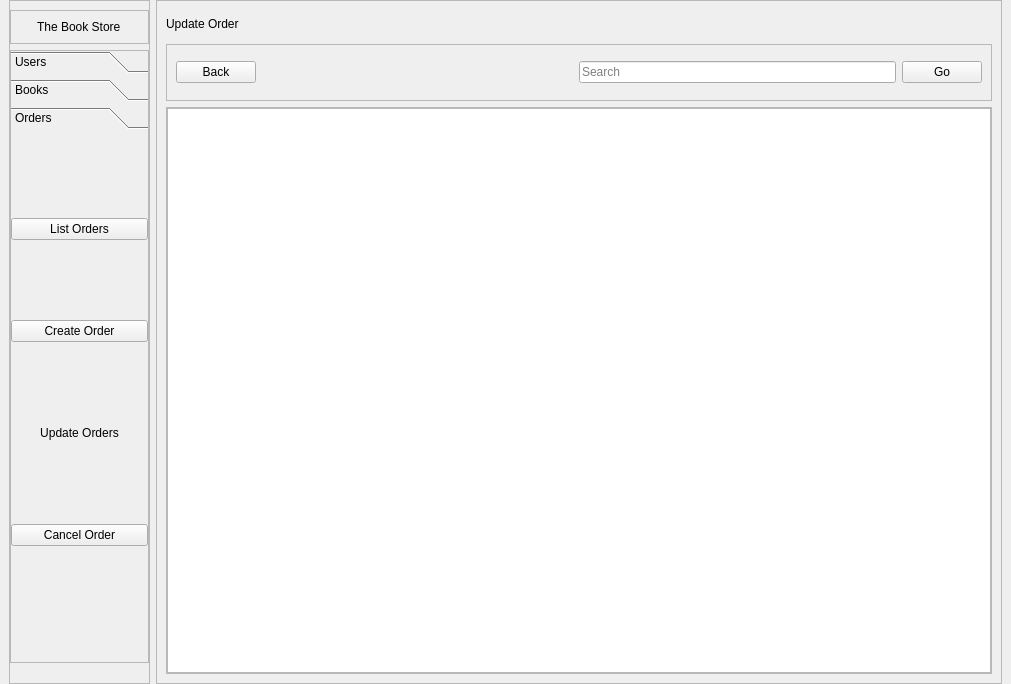
<?xml version="1.0" encoding="UTF-8"?>
<ui version="4.0">
 <class>MainWindow</class>
 <widget class="QMainWindow" name="MainWindow">
  <property name="geometry">
   <rect>
    <x>0</x>
    <y>0</y>
    <width>1011</width>
    <height>684</height>
   </rect>
  </property>
  <property name="windowTitle">
   <string>MainWindow</string>
  </property>
  <widget class="QWidget" name="centralwidget">
   <layout class="QHBoxLayout" name="horizontalLayout" stretch="1,6">
    <property name="topMargin">
     <number>0</number>
    </property>
    <property name="bottomMargin">
     <number>0</number>
    </property>
    <item>
     <widget class="QFrame" name="frame">
      <property name="frameShape">
       <enum>QFrame::StyledPanel</enum>
      </property>
      <property name="frameShadow">
       <enum>QFrame::Raised</enum>
      </property>
      <layout class="QVBoxLayout" name="verticalLayout">
       <property name="leftMargin">
        <number>0</number>
       </property>
       <property name="rightMargin">
        <number>0</number>
       </property>
       <property name="bottomMargin">
        <number>20</number>
       </property>
       <item>
        <widget class="QFrame" name="frame_3">
         <property name="frameShape">
          <enum>QFrame::StyledPanel</enum>
         </property>
         <property name="frameShadow">
          <enum>QFrame::Raised</enum>
         </property>
         <layout class="QHBoxLayout" name="horizontalLayout_2">
          <item alignment="Qt::AlignHCenter">
           <widget class="QLabel" name="l_storetitle">
            <property name="text">
             <string>The Book Store</string>
            </property>
           </widget>
          </item>
         </layout>
        </widget>
       </item>
       <item>
        <widget class="QFrame" name="frame_4">
         <property name="sizePolicy">
          <sizepolicy hsizetype="Preferred" vsizetype="Expanding">
           <horstretch>0</horstretch>
           <verstretch>0</verstretch>
          </sizepolicy>
         </property>
         <property name="frameShape">
          <enum>QFrame::StyledPanel</enum>
         </property>
         <property name="frameShadow">
          <enum>QFrame::Raised</enum>
         </property>
         <layout class="QHBoxLayout" name="horizontalLayout_3">
          <property name="leftMargin">
           <number>0</number>
          </property>
          <property name="topMargin">
           <number>0</number>
          </property>
          <property name="rightMargin">
           <number>0</number>
          </property>
          <property name="bottomMargin">
           <number>30</number>
          </property>
          <item>
           <widget class="QToolBox" name="tb_sidemenu">
            <property name="sizePolicy">
             <sizepolicy hsizetype="Preferred" vsizetype="Preferred">
              <horstretch>0</horstretch>
              <verstretch>0</verstretch>
             </sizepolicy>
            </property>
            <property name="currentIndex">
             <number>2</number>
            </property>
            <widget class="QWidget" name="p_user">
             <property name="geometry">
              <rect>
               <x>0</x>
               <y>0</y>
               <width>119</width>
               <height>146</height>
              </rect>
             </property>
             <attribute name="label">
              <string>Users</string>
             </attribute>
             <layout class="QVBoxLayout" name="verticalLayout_4">
              <property name="leftMargin">
               <number>0</number>
              </property>
              <property name="rightMargin">
               <number>0</number>
              </property>
              <item>
               <widget class="QPushButton" name="pb_listusers">
                <property name="text">
                 <string>List Users</string>
                </property>
               </widget>
              </item>
              <item>
               <widget class="QPushButton" name="pb_adduser">
                <property name="text">
                 <string>Add User</string>
                </property>
               </widget>
              </item>
              <item>
               <widget class="QPushButton" name="pb_updateuser">
                <property name="text">
                 <string>Update User</string>
                </property>
               </widget>
              </item>
              <item>
               <widget class="QPushButton" name="pb_deleteuser">
                <property name="text">
                 <string>Delete User</string>
                </property>
               </widget>
              </item>
             </layout>
            </widget>
            <widget class="QWidget" name="p_book">
             <property name="geometry">
              <rect>
               <x>0</x>
               <y>0</y>
               <width>128</width>
               <height>146</height>
              </rect>
             </property>
             <attribute name="label">
              <string>Books</string>
             </attribute>
             <layout class="QVBoxLayout" name="verticalLayout_5">
              <property name="leftMargin">
               <number>0</number>
              </property>
              <property name="rightMargin">
               <number>0</number>
              </property>
              <item>
               <widget class="QPushButton" name="pb_listbooks">
                <property name="text">
                 <string>List Books</string>
                </property>
               </widget>
              </item>
              <item>
               <widget class="QPushButton" name="pb_addbook">
                <property name="text">
                 <string>Add Book</string>
                </property>
               </widget>
              </item>
              <item>
               <widget class="QPushButton" name="pb_updatebook">
                <property name="text">
                 <string>Update Books</string>
                </property>
               </widget>
              </item>
              <item>
               <widget class="QPushButton" name="pb_deletebook">
                <property name="text">
                 <string>Delete Book</string>
                </property>
               </widget>
              </item>
             </layout>
            </widget>
            <widget class="QWidget" name="p_order">
             <property name="geometry">
              <rect>
               <x>0</x>
               <y>0</y>
               <width>144</width>
               <height>443</height>
              </rect>
             </property>
             <attribute name="label">
              <string>Orders</string>
             </attribute>
             <layout class="QVBoxLayout" name="verticalLayout_6">
              <property name="spacing">
               <number>-1</number>
              </property>
              <property name="leftMargin">
               <number>0</number>
              </property>
              <property name="rightMargin">
               <number>0</number>
              </property>
              <item>
               <widget class="QPushButton" name="pb_listorders">
                <property name="text">
                 <string>List Orders</string>
                </property>
               </widget>
              </item>
              <item>
               <widget class="QPushButton" name="pb_createorder">
                <property name="text">
                 <string>Create Order</string>
                </property>
               </widget>
              </item>
              <item>
               <widget class="QPushButton" name="pb_updateorders">
                <property name="text">
                 <string>Update Orders</string>
                </property>
                <property name="flat">
                 <bool>true</bool>
                </property>
               </widget>
              </item>
              <item>
               <widget class="QPushButton" name="pb_cancelorder">
                <property name="text">
                 <string>Cancel Order</string>
                </property>
               </widget>
              </item>
             </layout>
            </widget>
           </widget>
          </item>
         </layout>
        </widget>
       </item>
      </layout>
     </widget>
    </item>
    <item>
     <widget class="QFrame" name="frame_2">
      <property name="frameShape">
       <enum>QFrame::StyledPanel</enum>
      </property>
      <property name="frameShadow">
       <enum>QFrame::Raised</enum>
      </property>
      <layout class="QVBoxLayout" name="verticalLayout_2" stretch="1,2,20">
       <item>
        <widget class="QLabel" name="l_pagebanner">
         <property name="text">
          <string>Update Order</string>
         </property>
        </widget>
       </item>
       <item>
        <widget class="QFrame" name="frame_5">
         <property name="frameShape">
          <enum>QFrame::StyledPanel</enum>
         </property>
         <property name="frameShadow">
          <enum>QFrame::Raised</enum>
         </property>
         <layout class="QHBoxLayout" name="horizontalLayout_4">
          <item>
           <widget class="QPushButton" name="pb_back">
            <property name="text">
             <string>Back</string>
            </property>
           </widget>
          </item>
          <item>
           <spacer name="horizontalSpacer">
            <property name="orientation">
             <enum>Qt::Horizontal</enum>
            </property>
            <property name="sizeHint" stdset="0">
             <size>
              <width>317</width>
              <height>20</height>
             </size>
            </property>
           </spacer>
          </item>
          <item>
           <widget class="QLineEdit" name="le_search">
            <property name="placeholderText">
             <string>Search</string>
            </property>
           </widget>
          </item>
          <item>
           <widget class="QPushButton" name="pb_go">
            <property name="text">
             <string>Go</string>
            </property>
           </widget>
          </item>
         </layout>
        </widget>
       </item>
       <item>
        <widget class="QFrame" name="frame_6">
         <property name="frameShape">
          <enum>QFrame::StyledPanel</enum>
         </property>
         <property name="frameShadow">
          <enum>QFrame::Raised</enum>
         </property>
         <layout class="QVBoxLayout" name="verticalLayout_3">
          <property name="leftMargin">
           <number>0</number>
          </property>
          <property name="topMargin">
           <number>0</number>
          </property>
          <property name="rightMargin">
           <number>0</number>
          </property>
          <property name="bottomMargin">
           <number>0</number>
          </property>
          <item>
           <widget class="QTableView" name="tv_updateorder">
            <attribute name="horizontalHeaderDefaultSectionSize">
             <number>150</number>
            </attribute>
           </widget>
          </item>
         </layout>
        </widget>
       </item>
      </layout>
     </widget>
    </item>
   </layout>
  </widget>
 </widget>
 <resources/>
 <connections/>
</ui>
